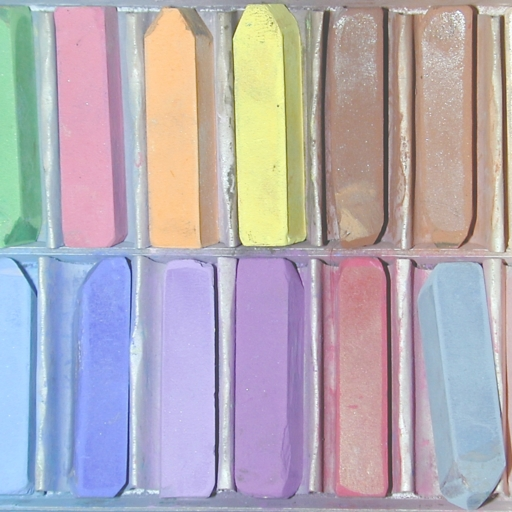
#> input picture immagini/Immagini/colori.jpg, 512 x 512 px, found by its file name
$ python script26.py
#> lines starting #> are read from the running program, lines starting #| are printed output that depends on the picture
# -*- coding: utf-8 -*-
"""
Created on Tue Apr  8 11:35:09 2025

@author: Davide
"""

import numpy as np
import matplotlib.pyplot as plt
import skimage.io as io
import scipy.ndimage as ndi
from mylib import rgb2cmy
from skimage.color import rgb2hsv, hsv2rgb
plt.close('all')

x = io.imread('colori.jpg')
#> x is the input picture: shape (512, 512, 3); mean R, G, B 179.1, 171.2, 180.1
x = np.float64(x) / 255
plt.figure(); plt.imshow(x);
plt.title('immagine');

#y = rgb2cmy(x)
y = x**4
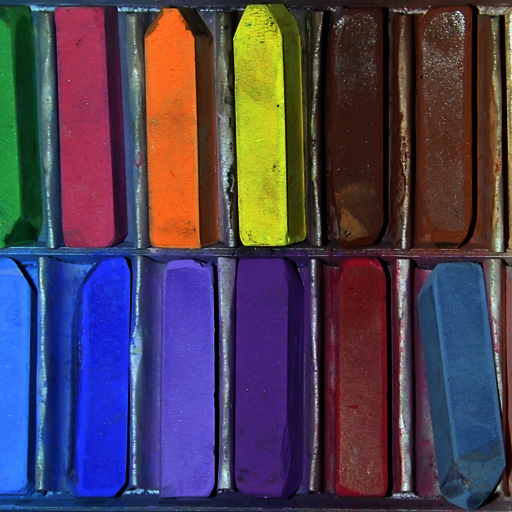
#> y: shape (512, 512, 3) float64; mean R, G, B 0.302, 0.251, 0.329

x_hsv = rgb2hsv(x)
#> x_hsv: shape (512, 512, 3) float64; mean of channels 0, 1, 2 0.481, 0.241, 0.794
H = x_hsv[:,:,0]
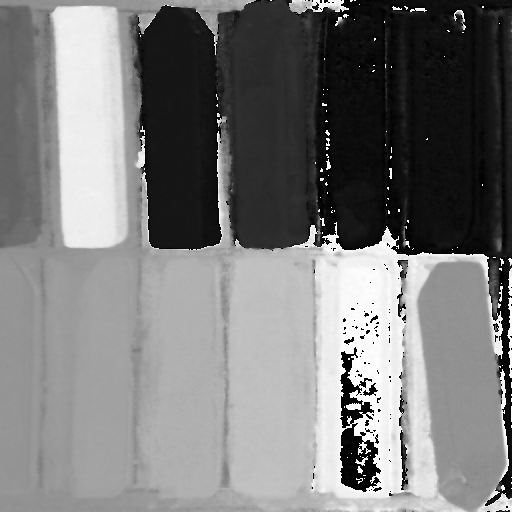
#> H: shape (512, 512) float64; min 0, max 0.997, mean 0.481
S = x_hsv[:,:,1]
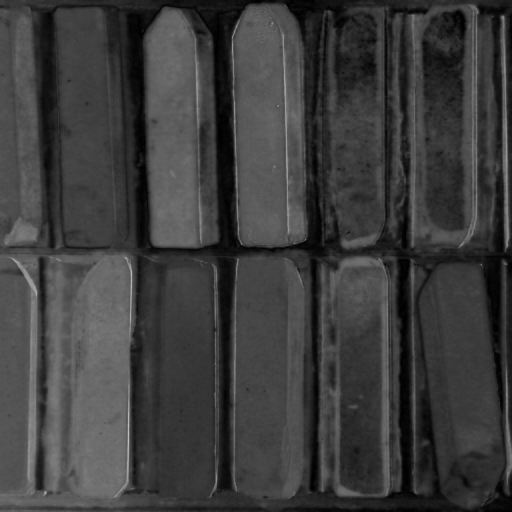
#> S: shape (512, 512) float64; min 0, max 0.757, mean 0.241
V = x_hsv[:,:,2]
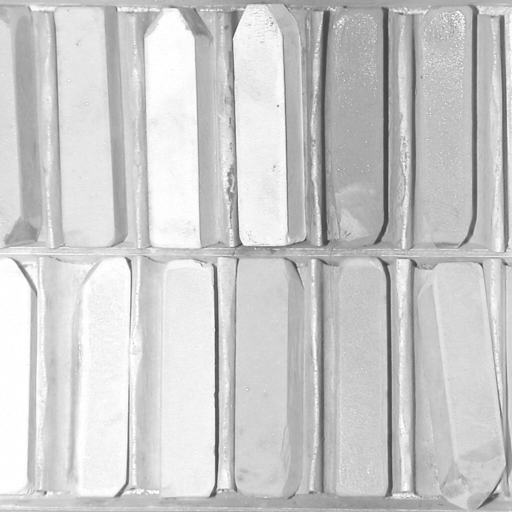
#> V: shape (512, 512) float64; min 0.247, max 1, mean 0.794

V = V**4
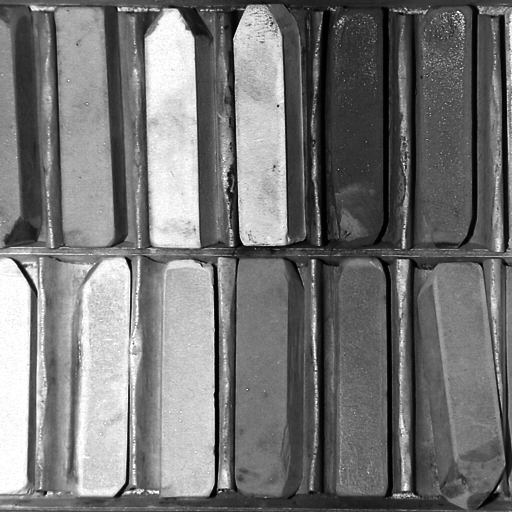
#> V: shape (512, 512) float64; min 0.00373, max 1, mean 0.461

z_hsv = np.stack((H,S,V),-1)
#> z_hsv: shape (512, 512, 3) float64; mean of channels 0, 1, 2 0.481, 0.241, 0.461
z = hsv2rgb(z_hsv)
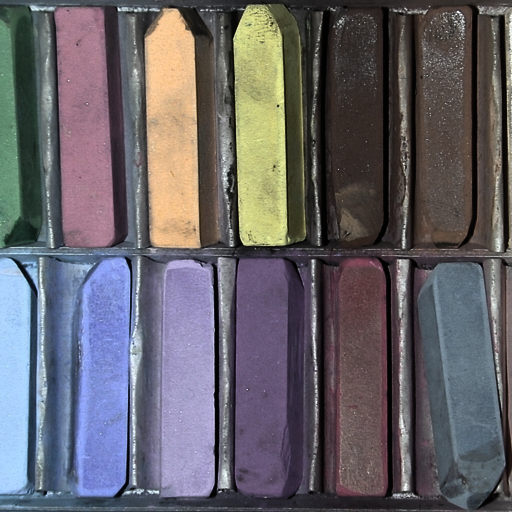
#> z: shape (512, 512, 3) float64; mean R, G, B 0.4, 0.388, 0.411


plt.figure(); plt.imshow(y);
plt.title('immagine output in RGB');

plt.figure(); plt.imshow(z);
plt.title('immagine output in V');
